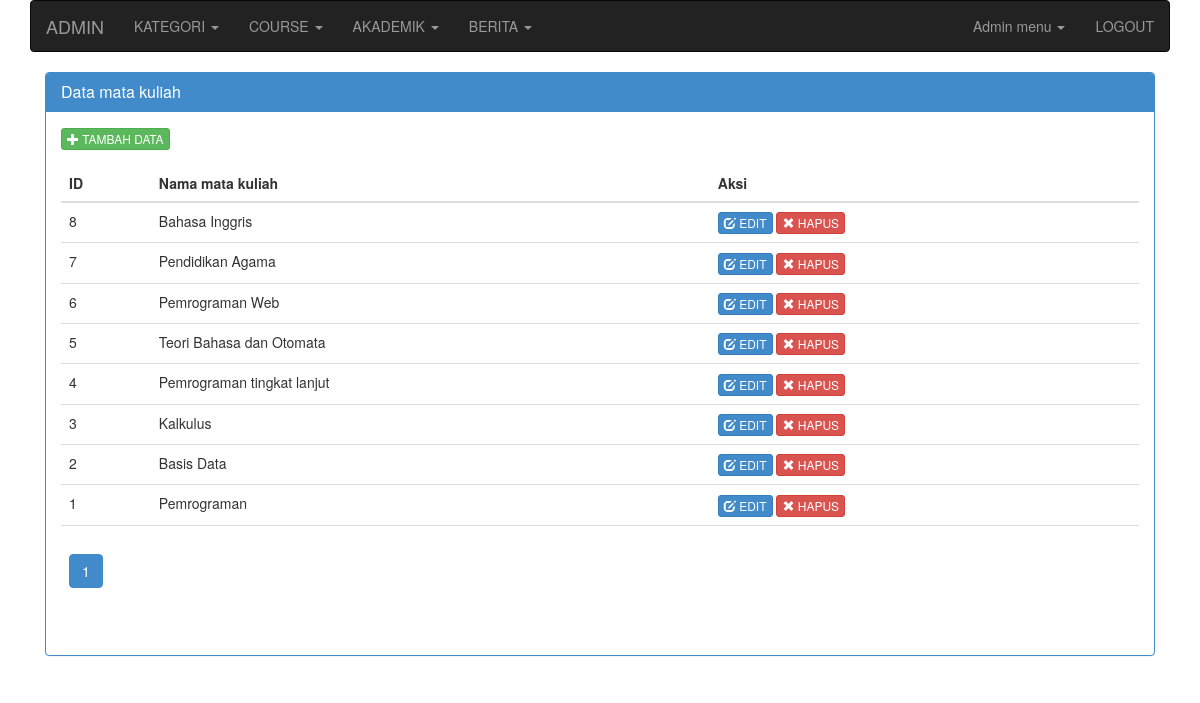
The page /admin.php?mod=matkul& (signed in) on the database its author committed.
### tables this page shows
CREATE TABLE IF NOT EXISTS `mata_kuliah` (
  `matkul_id` int(11) unsigned NOT NULL AUTO_INCREMENT,
  `matkul_nama` varchar(255) DEFAULT NULL,
  PRIMARY KEY (`matkul_id`)
);

### modules/matkul/admin/action_matkul.php (called while the page is built, shortened)
<?php
$query = "SELECT * FROM mata_kuliah ORDER BY matkul_id DESC";
$paging = new Pagination($query,10);
$num_rows = $paging->NumRows();
$result = $paging->Result();
$link = $paging->Link();
?>

### modules/matkul/admin/matkul.php (the view, shortened to what this page needs)
<div class="col-md-12" id="content-container">
<div class="panel panel-primary">
    <div class="panel-heading"><h3 class="panel-title">Data mata kuliah</h3></div>
    <div class="panel-body">
            <div class="row clearfix">
            <div class="col-md-12 column" id="post">
            	<div class="text-left" style="margin-bottom:15px;"><?=link_tambah("admin.php?mod=matkul&act=add_matkul")?></div>
            	<div class="table-responsive">
            	<table class="table">
					<thead>
                    	<tr>
                        	<th>ID</th>
                            <th>Nama mata kuliah</th>
                            <th>Aksi</th>
                        </tr>
                    </thead>
                    <tbody>
						<?php
                        if( $num_rows > 0 )
                        {
                            foreach($result as $row)
                            {
                         ?>
                         		<tr>
                                	<td><?=$row['matkul_id']?></td>
                                    <td><?=$row['matkul_nama']?></td>
                                    <td>
									<?=link_edit("admin.php?mod=matkul&act=edit_matkul&id=".$row['matkul_id'])?>
                                    <?=link_hapus("admin.php?mod=matkul&delete=yes&id=".$row['matkul_id'])?>
                                    </td>
                                </tr>
                       <?php
                            }
                        }else{
						?>
                        	<tr>
                            	<td colspan="3" align="center"><em>Tidak ada data</em></td>
                            </tr>
                        <?php
						}
                        ?>
                    </tbody>
                    <tfoot>
                    	<tr>
                        	<td colspan="3"><?php echo $link; ?></td>
                        </tr>
                    </tfoot>
            	</table>
            	</div>
            </div>
            </div>
    </div>
</div>
</div>

### includes/fungsi.web.php (shortened to what this page needs)
<?php
function link_edit($url, $attr = "" )
{
	$str = "<a href=\"$url\" class=\"btn btn-primary btn-xs\" $attr>
			<i class=\"glyphicon glyphicon-edit\"></i> EDIT</a>";
	return $str;
}
function link_hapus($url, $attr = "" )
{
	$confirm = " onclick=\"return confirm('Apakah Anda yakin akan menghapus data ini?');\"";
	$str = "<a href=\"$url\" class=\"btn btn-danger btn-xs\" $confirm $attr>
			<i class=\"glyphicon glyphicon-remove\"></i> HAPUS</a>";
	return $str;
}
function link_tambah($url="",$title="Tambah data", $attr = "")
{
	$title = strtoupper($title);
	$str = "<a href=\"$url\" class=\"btn btn-success btn-xs\" $attr>
			<i class=\"glyphicon glyphicon-plus\"></i> $title</a>";
	return $str;
}

### rows shown on the page
mata_kuliah: matkul_id "8", matkul_nama "Bahasa Inggris"
mata_kuliah: matkul_id "7", matkul_nama "Pendidikan Agama"
mata_kuliah: matkul_id "6", matkul_nama "Pemrograman Web"
mata_kuliah: matkul_id "5", matkul_nama "Teori Bahasa dan Otomata"
mata_kuliah: matkul_id "4", matkul_nama "Pemrograman tingkat lanjut"
mata_kuliah: matkul_id "3", matkul_nama "Kalkulus"
mata_kuliah: matkul_id "2", matkul_nama "Basis Data"
mata_kuliah: matkul_id "1", matkul_nama "Pemrograman"

### other values the page prints
$title "KATEGORI"
$title "COURSE"
$title "AKADEMIK"
$title "BERITA"
$title "TAMBAH DATA"
